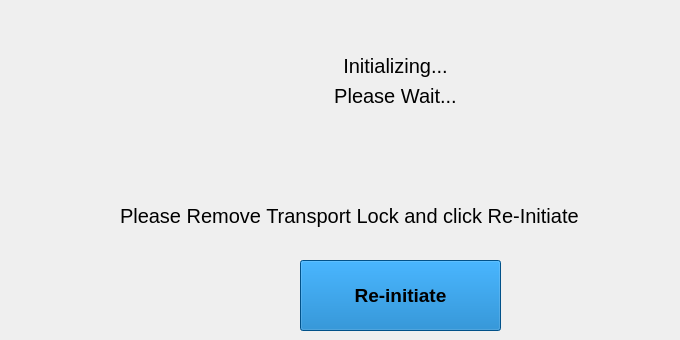
    <widget class="QWidget" name="page_7">
     <widget class="QLabel" name="label_93">
      <property name="geometry">
       <rect>
        <x>240</x>
        <y>50</y>
        <width>311</width>
        <height>31</height>
       </rect>
      </property>
      <property name="font">
       <font>
        <pointsize>15</pointsize>
       </font>
      </property>
      <property name="styleSheet">
       <string notr="true">background:rgba(0, 0, 0,0);
color:rgb(0, 0, 0)</string>
      </property>
      <property name="text">
       <string>Initializing...</string>
      </property>
      <property name="alignment">
       <set>Qt::AlignCenter</set>
      </property>
     </widget>
     <widget class="QLabel" name="label_94">
      <property name="geometry">
       <rect>
        <x>240</x>
        <y>80</y>
        <width>311</width>
        <height>31</height>
       </rect>
      </property>
      <property name="font">
       <font>
        <pointsize>15</pointsize>
       </font>
      </property>
      <property name="styleSheet">
       <string notr="true">background:rgba(0, 0, 0,0);
color:rgb(0, 0, 0)</string>
      </property>
      <property name="text">
       <string>Please Wait...</string>
      </property>
      <property name="alignment">
       <set>Qt::AlignCenter</set>
      </property>
     </widget>
     <widget class="QToolButton" name="toolButton_45">
      <property name="geometry">
       <rect>
        <x>300</x>
        <y>260</y>
        <width>201</width>
        <height>71</height>
       </rect>
      </property>
      <property name="font">
       <font>
        <pointsize>14</pointsize>
        <weight>75</weight>
        <bold>true</bold>
       </font>
      </property>
      <property name="styleSheet">
       <string notr="true">background:rgb(1, 114, 192);
color:rgb(0,0,0);</string>
      </property>
      <property name="text">
       <string>Re-initiate</string>
      </property>
     </widget>
     <widget class="QLabel" name="label_95">
      <property name="geometry">
       <rect>
        <x>120</x>
        <y>200</y>
        <width>551</width>
        <height>31</height>
       </rect>
      </property>
      <property name="font">
       <font>
        <pointsize>15</pointsize>
       </font>
      </property>
      <property name="styleSheet">
       <string notr="true">background:rgba(0, 0, 0,0);
color:rgb(0, 0, 0)</string>
      </property>
      <property name="text">
       <string>Please Remove Transport Lock and click Re-Initiate</string>
      </property>
     </widget>
    </widget>
